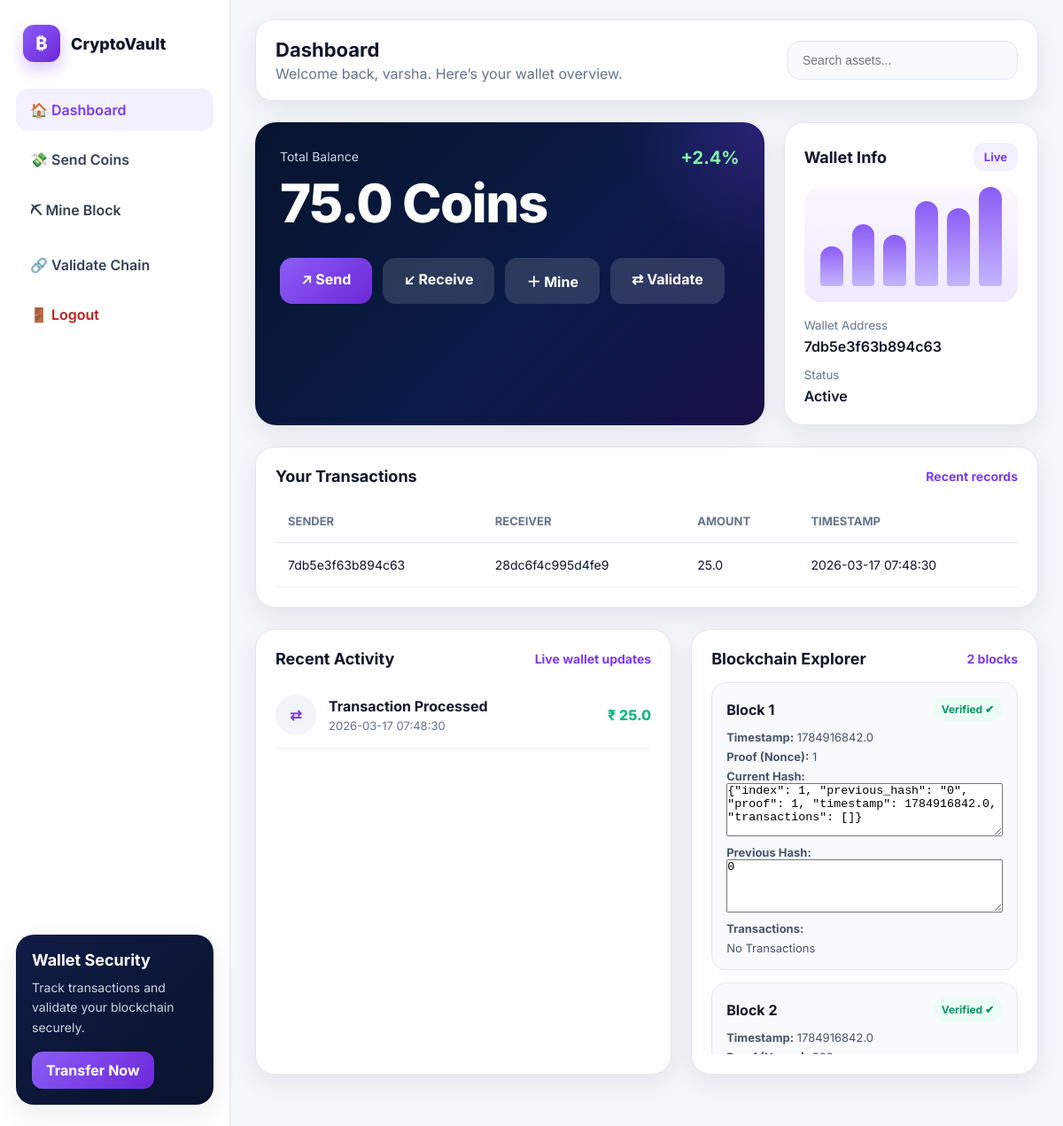
The app's page /dashboard (signed in) with its own data.
### tables this page shows
CREATE TABLE users (
    id INTEGER PRIMARY KEY AUTOINCREMENT,
    username TEXT UNIQUE NOT NULL,
    password TEXT NOT NULL,
    wallet_address TEXT UNIQUE NOT NULL,
    balance REAL DEFAULT 100.0
);

CREATE TABLE transactions (
    id INTEGER PRIMARY KEY AUTOINCREMENT,
    sender TEXT NOT NULL,
    receiver TEXT NOT NULL,
    amount REAL NOT NULL,
    timestamp DATETIME DEFAULT CURRENT_TIMESTAMP
);

### notebook/app.py (the view)
@app.route("/dashboard")
def dashboard():
    if "username" not in session:
        return redirect(url_for("login"))
    conn = get_connection()
    cursor = conn.cursor()
    cursor.execute("""
    SELECT * FROM users WHERE username = ?
    """, (session["username"],))
    user = cursor.fetchone()
    cursor.execute("""
    SELECT * FROM transactions
    WHERE sender = ? OR receiver = ?
    ORDER BY id DESC
    """, (user["wallet_address"], user["wallet_address"]))
    transactions = cursor.fetchall()
    conn.close()
    return render_template("dashboard.html", user=user, transactions=transactions, chain=blockchain.chain)

### notebook/app.py (called while the page is built)
def get_connection():
    conn = sqlite3.connect("wallet.db", check_same_thread=False)
    conn.row_factory = sqlite3.Row
    return conn

### templates/dashboard.html (shortened to what this page needs)
<!DOCTYPE html>
<html lang="en">
<head>
    <link rel="stylesheet" href="{{ url_for('static', filename='style.css') }}">
</head>
<body class="app-body">
    <div class="app-layout">
        <aside class="sidebar">
            <div class="brand">
                <div class="brand-icon">₿</div>
                <div class="brand-text">CryptoVault</div>
            </div>
            <nav class="side-menu">
                <a href="{{ url_for('dashboard') }}" class="menu-item active">🏠 Dashboard</a>
                <a href="{{ url_for('send') }}" class="menu-item">💸 Send Coins</a>
                <a href="{{ url_for('mine') }}" class="menu-item">⛏ Mine Block</a>
                <a href="{{ url_for('validate') }}" class="menu-item">🔗 Validate Chain</a>
                <a href="{{ url_for('logout') }}" class="menu-item logout-link">🚪 Logout</a>
            </nav>
            <div class="sidebar-card">
                <h4>Wallet Security</h4>
                <p>Track transactions and validate your blockchain securely.</p>
                <a href="{{ url_for('send') }}" class="mini-btn">Transfer Now</a>
            </div>
        </aside>
        <main class="main-area">
            <header class="top-header">
                <div>
                    <h1>Dashboard</h1>
                    <p>Welcome back, {{ user.username }}. Here’s your wallet overview.</p>
                </div>
                <div class="header-right">
                    <div class="search-box">
                        <input type="text" placeholder="Search assets...">
                    </div>
                </div>
            </header>
            <section class="hero-grid">
                <div class="balance-hero">
                    <div class="hero-top">
                        <div>
                            <span class="small-label">Total Balance</span>
                            <h2>{{ user.balance }} Coins</h2>
                        </div>
                        <span class="growth-text">+2.4%</span>
                    </div>
                    <div class="hero-actions">
                        <a href="{{ url_for('send') }}" class="hero-btn primary-btn">↗ Send</a>
                        <a href="{{ url_for('receive') }}" class="hero-btn secondary-btn">
    ↙ Receive
</a>
                        <a href="{{ url_for('mine') }}" class="hero-btn secondary-btn">＋ Mine</a>
                        <a href="{{ url_for('validate') }}" class="hero-btn secondary-btn">⇄ Validate</a>
                    </div>
                </div>
                <div class="performance-card">
                    <div class="card-top">
                        <h3>Wallet Info</h3>
                        <span class="badge-soft">Live</span>
                    </div>
                    <div class="mini-chart">
                        <div class="chart-line">
                            <span></span><span></span><span></span><span></span><span></span><span></span>
                        </div>
                    </div>
                    <div class="wallet-meta">
                        <div>
                            <small>Wallet Address</small>
                            <p>{{ user.wallet_address }}</p>
                        </div>
                        <div>
                            <small>Status</small>
                            <p>Active</p>
                        </div>
                    </div>
                </div>
            </section>
            <section class="content-card">
                <div class="section-head">
                    <h3>Your Transactions</h3>
                    <span>Recent records</span>
                </div>
                <div class="table-wrap">
                    {% if transactions %}
                    <table>
                        <thead>
                            <tr>
                                <th>Sender</th>
                                <th>Receiver</th>
                                <th>Amount</th>
                                <th>Timestamp</th>
                            </tr>
                        </thead>
                        <tbody>
                            {% for txn in transactions %}
                            <tr>
                                <td>{{ txn.sender }}</td>
                                <td>{{ txn.receiver }}</td>
                                <td>{{ txn.amount }}</td>
                                <td>{{ txn.timestamp }}</td>
                            </tr>
                            {% endfor %}
                        </tbody>
                    </table>
                    {% else %}
                    <div class="empty-state">No transactions yet.</div>
                    {% endif %}
                </div>
            </section>
            <section class="bottom-grid">
                <div class="content-card">
                    <div class="section-head">
                        <h3>Recent Activity</h3>
                        <span>Live wallet updates</span>
                    </div>
                    <div class="activity-list">
                        {% if transactions %}
                            {% for txn in transactions[:4] %}
                            <div class="activity-item">
                                <div class="activity-icon">⇄</div>
                                <div class="activity-text">
                                    <strong>Transaction Processed</strong>
                                    <p>{{ txn.timestamp }}</p>
                                </div>
                                <div class="activity-amount">₹ {{ txn.amount }}</div>
                            </div>
                            {% endfor %}
                        {% else %}
                            <div class="empty-state">No recent activity available.</div>
                        {% endif %}
                    </div>
                </div>
                <div class="content-card">
                    <div class="section-head">
                        <h3>Blockchain Explorer</h3>
                        <span>{{ chain|length }} blocks</span>
                    </div>
                   <div class="block-scroll">
{% for block in chain %}
<div class="block-card">
    <div class="block-card-top">
        <strong>Block {{ block.index }}</strong>
        <span>Verified ✔</span>
    </div>
    <p><b>Timestamp:</b> {{ block.timestamp }}</p>
    <p><b>Proof (Nonce):</b> {{ block.proof }}</p>
    <p><b>Current Hash:</b></p>
    <textarea readonly style="width:100%;height:60px;">
{{ block|tojson }}
    </textarea>
    <p><b>Previous Hash:</b></p>
    <textarea readonly style="width:100%;height:60px;">
{{ block.previous_hash }}
    </textarea>
    <p><b>Transactions:</b></p>
    {% if block.transactions %}
    <ul>
    {% for txn in block.transactions %}
        <li>
            {{ txn.sender }}
            →
            {{ txn.receiver }}
            :
            {{ txn.amount }} Coins
        </li>
    {% endfor %}
    </ul>
    {% else %}
    <p>No Transactions</p>
    {% endif %}
</div>
{% endfor %}
</div>
                </div>
            </section>
        </main>
    </div>
</body>
</html>

### records on screen
users: username "varsha", balance "75.0", wallet_address "7db5e3f63b894c63"
transactions: sender "7db5e3f63b894c63", receiver "28dc6f4c995d4fe9", amount "25.0", timestamp "2026-03-17 07:48:30"

### other values on screen
{{ chain|length }} "2"
{{ block.index }} "1" "2"
{{ block.timestamp }} "1784916842.0" "1784916842.0"
{{ block.proof }} "1"
